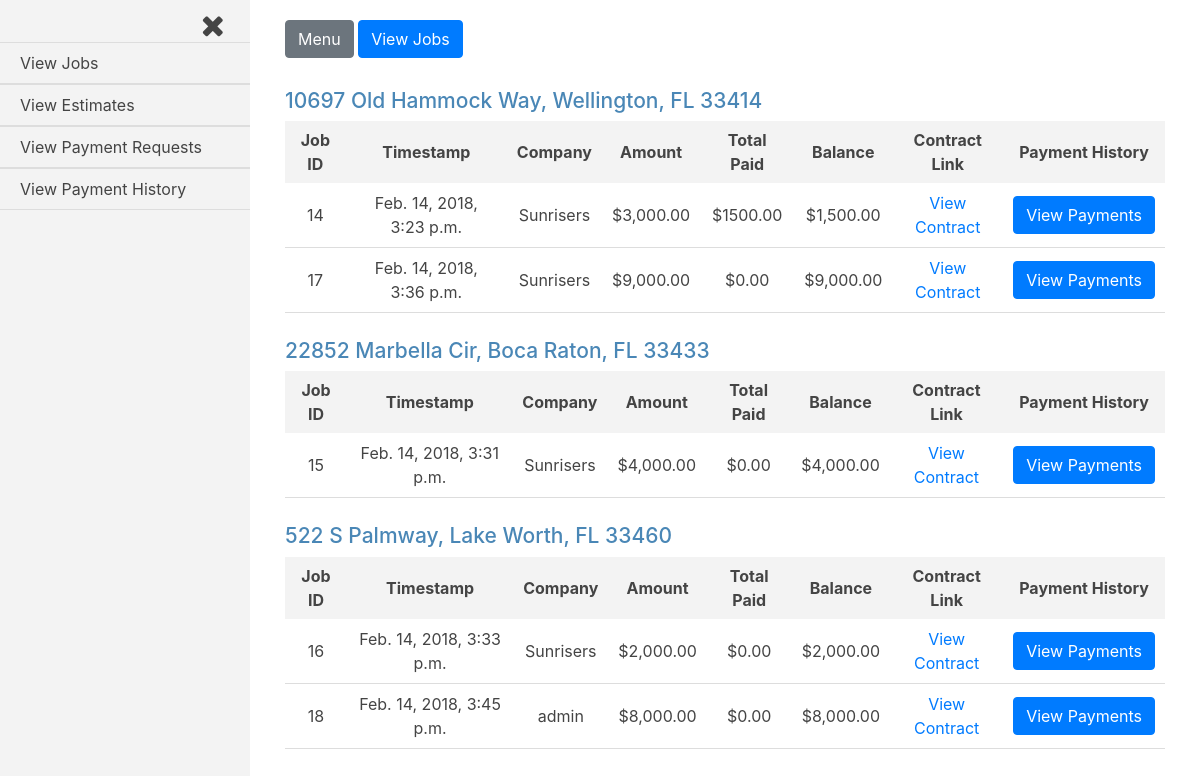
Page /jobs_admin/ (signed in) on the earlier database version.
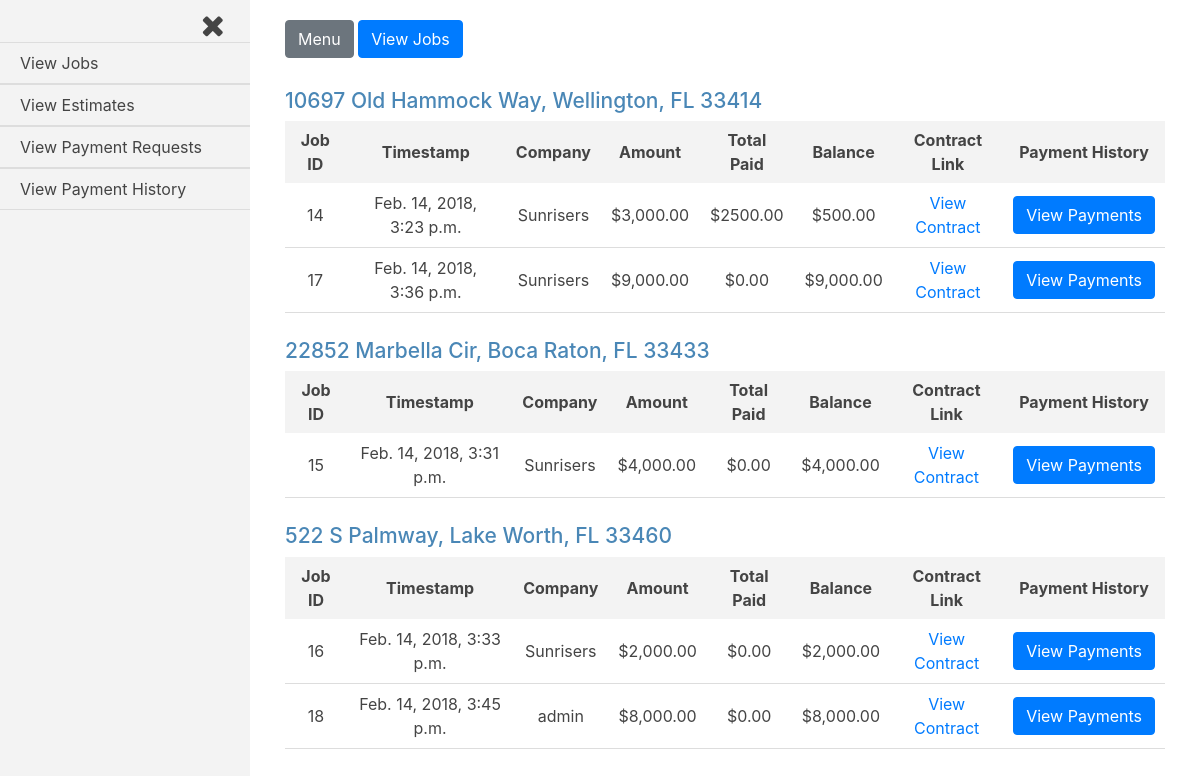
Same page on the later database version.
### jobs/models.py (models this page shows, shortened)
class Job(models.Model):
    house = models.ForeignKey(House, on_delete=models.CASCADE)
    company = models.ForeignKey(settings.AUTH_USER_MODEL, on_delete=models.CASCADE,)
    start_amount = models.DecimalField(max_digits=8, decimal_places=2, default=0.00)
    start_date = models.DateTimeField(auto_now_add=True, blank=True)
    total_paid = models.DecimalField(max_digits=8, decimal_places=2, default=0.00)
    approved = models.BooleanField(default=False)
    def generate_filename(self, filename):
        file_path = 'uploads/{}/{}'.format(str(self.house.address), str(filename))
        return file_path
    document_link = models.FileField(upload_to=generate_filename)
    @property
    def balance(self):
        if self.total_paid > self.start_amount:
            logger.error('Total amount paid exceeds the starting job amount.')
        return self.start_amount - self.total_paid

### jobs_admin/views.py (the view)
# urls.py: path('', views.index, name='index'),
@login_required
def index(request):
    current_user = request.user
    if current_user.is_active and current_user.is_staff:
        sql = 'SELECT * FROM jobs_current_worker WHERE current=1 GROUP BY house_id'
        current_workers = Current_Worker.objects.raw(sql)
        jobs = Job.objects.filter(approved=True)
        payment_history_form = Payment_History_Form()
        template = loader.get_template('jobs_admin/index.html')
        context = {
            'current_workers': current_workers,
            'jobs': jobs,
            'current_user': current_user,
            'payment_history_form': payment_history_form,
        }
        return HttpResponse(template.render(context, request))
    else:
        return HttpResponseRedirect('/accounts/login')

### payment_history/forms.py
class Payment_History_Form(ModelForm, forms.Form):
    class Meta:
        model = Request_Payment
        exclude = ['job', 'submit_date', 'approved_date', 'house', 'amount', 'approved']

### jobs/models.py (called while the page is built)
    def __str__(self):
        return self.address

### jobs_admin/templates/jobs_admin/index.html (shortened to what this page needs)
{% extends 'base_login_admin.html' %}
{% load humanize %}
{% load static %}
{% block body_class %}jobs_admin{% endblock body_class %}
{% block content %}
{% for current_worker in current_workers %}
<div class="job-container">
  <div class="house">
    <h3 class="house-address">{{current_worker.house.address}}</h3>
  </div>
  <table class="job-summary">
    <tr class="job-headings">
      <th>Job ID</th>
      <th>Timestamp</th>
      <th>Company</th>
      <th>Amount</th>
      <th>Total Paid</th>
      <th>Balance</th>
      <th>Contract Link</th>
      <th>Payment History</th>
    </tr>
    {% for job in jobs %}
      {% if job.house.address == current_worker.house.address %}
    <tr class="job-info">
      <td>{{job.id}}</td>
      <td>{{job.start_date}}</td>
      <td>{{job.company}}</td>
      <td>${{job.start_amount|intcomma}}</td>
      <td>${{job.total_paid}}</td>
      <td>${{job.balance|intcomma}}</td>
      <td><a href="{{job.document_link.url}}">View Contract</a></td>
      <td>
        <form class="payment-history-form" action="/payment_history/p_history_job" method="post">
          <input class="btn btn-primary v-payment-history" type="submit" name="" value="View Payments">
        </form>
      </td>
    </tr>
      {% endif %}
    {% endfor %}
  </table>
</div>
{% endfor %}
{% endblock content %}

Differences in the rows shown:
changed Job "Feb. 14, 2018, 3:23 p.m.": total_paid "1500.00" → "2500.00"; balance "1,500.00" → "500.00"
